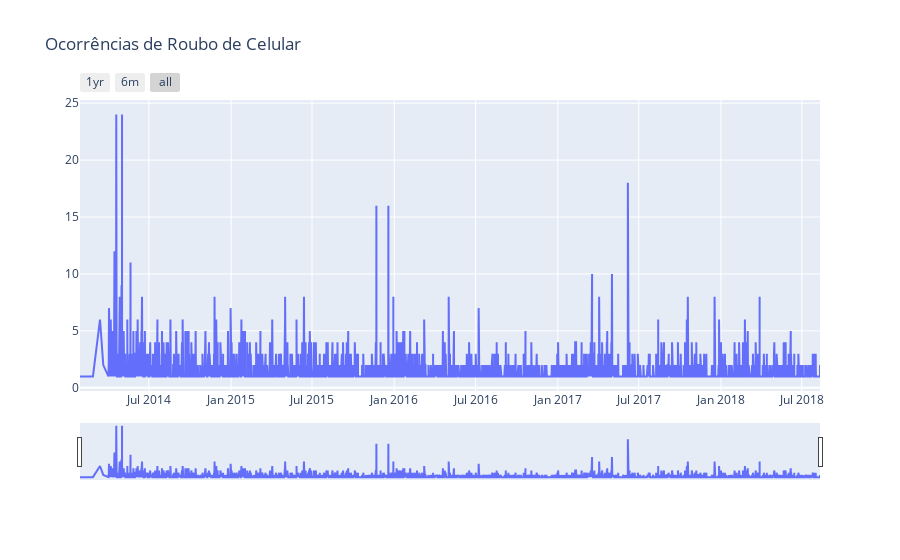

Source (notebook cell):
### Code cell
import plotly.graph_objs as go
import plotly.offline as py 
df_ts = df.groupby('Occured_date_time').count()["Year"].to_frame().rename(columns={"Year": "Incidents"})

trace = [go.Scatter(x = df_ts.index, y = df_ts.Incidents)]

layout = dict(
    title='Ocorrências de Roubo de Celular',
    xaxis=dict(
        rangeselector=dict(
            buttons=list([
                dict(count=12,
                     label='1yr',
                     step='month',
                     stepmode='backward'),
                dict(count=6,
                     label='6m',
                     step='month',
                     stepmode='backward'),
                dict(step='all')
            ])
        ),
        rangeslider=dict(
            visible = True
        ),
        type='date'
    )
)
fig = dict(data=trace, layout=layout)
py.iplot(fig)

### Figure 1 — Plotly figure (JSON) as saved in the notebook; plotly's stock layout.template omitted (floating-point values rounded to 4 significant figures; data arrays with more than 128 entries replaced by an {"elided": "..."} marker saying what was removed)
{"data": [{"type": "scatter", "x": {"elided": "5981 str values"}, "y": {"elided": "5981 int values"}}], "layout": {"autosize": true, "title": {"text": "Ocorrências de Roubo de Celular"}, "xaxis": {"autorange": true, "range": ["2014-01-27 21:10", "2018-08-10 15:29"], "rangeselector": {"buttons": [{"count": 12, "label": "1yr", "step": "month", "stepmode": "backward"}, {"count": 6, "label": "6m", "step": "month", "stepmode": "backward"}, {"step": "all"}]}, "rangeslider": {"autorange": true, "range": ["2014-01-27 21:10", "2018-08-10 15:29"], "visible": true, "yaxis": {"_template": null, "rangemode": "match"}}, "type": "date"}, "yaxis": {"autorange": true, "range": [-0.2778, 25.28], "type": "linear"}}}
